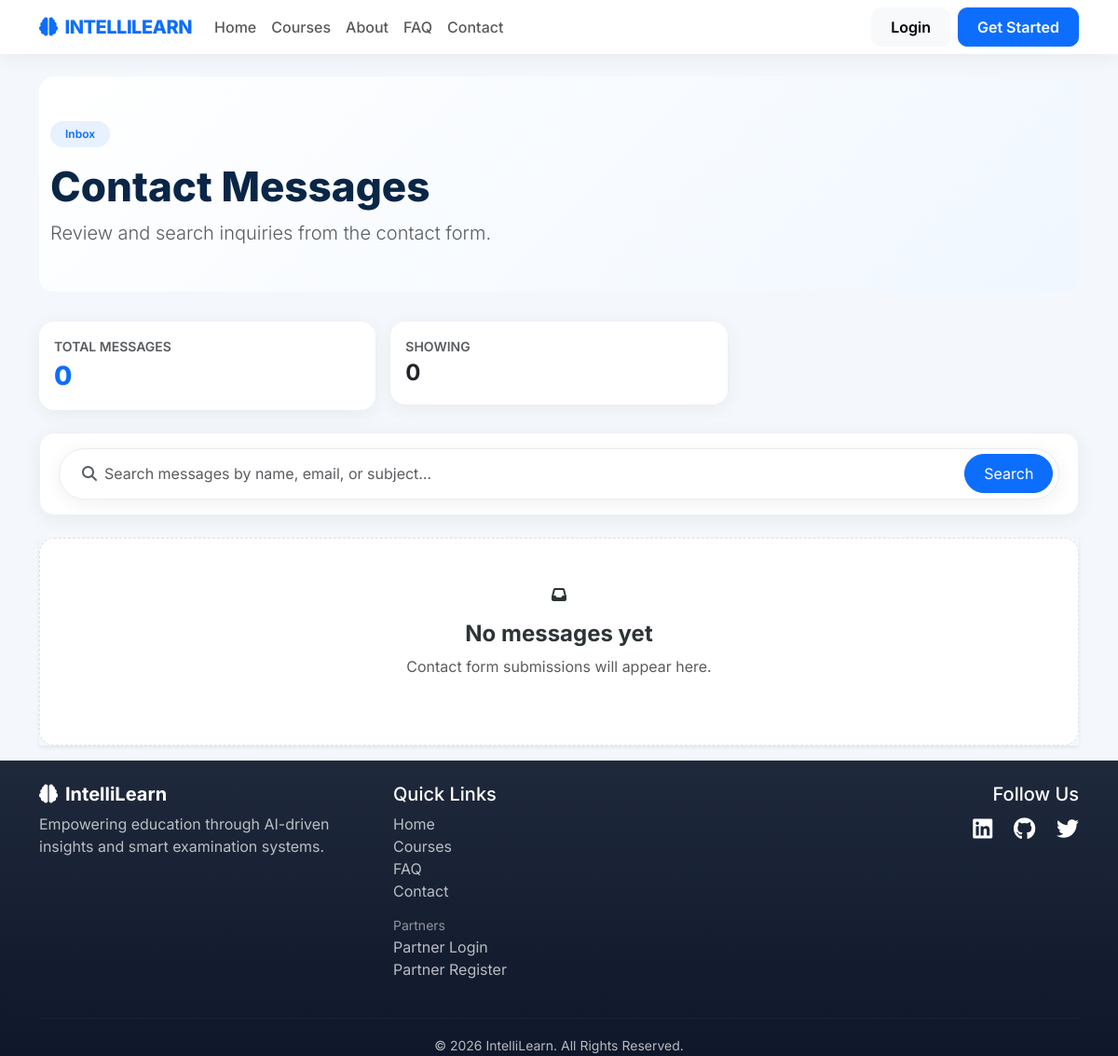
/contact-messages/, run on an earlier commit of the app's database.
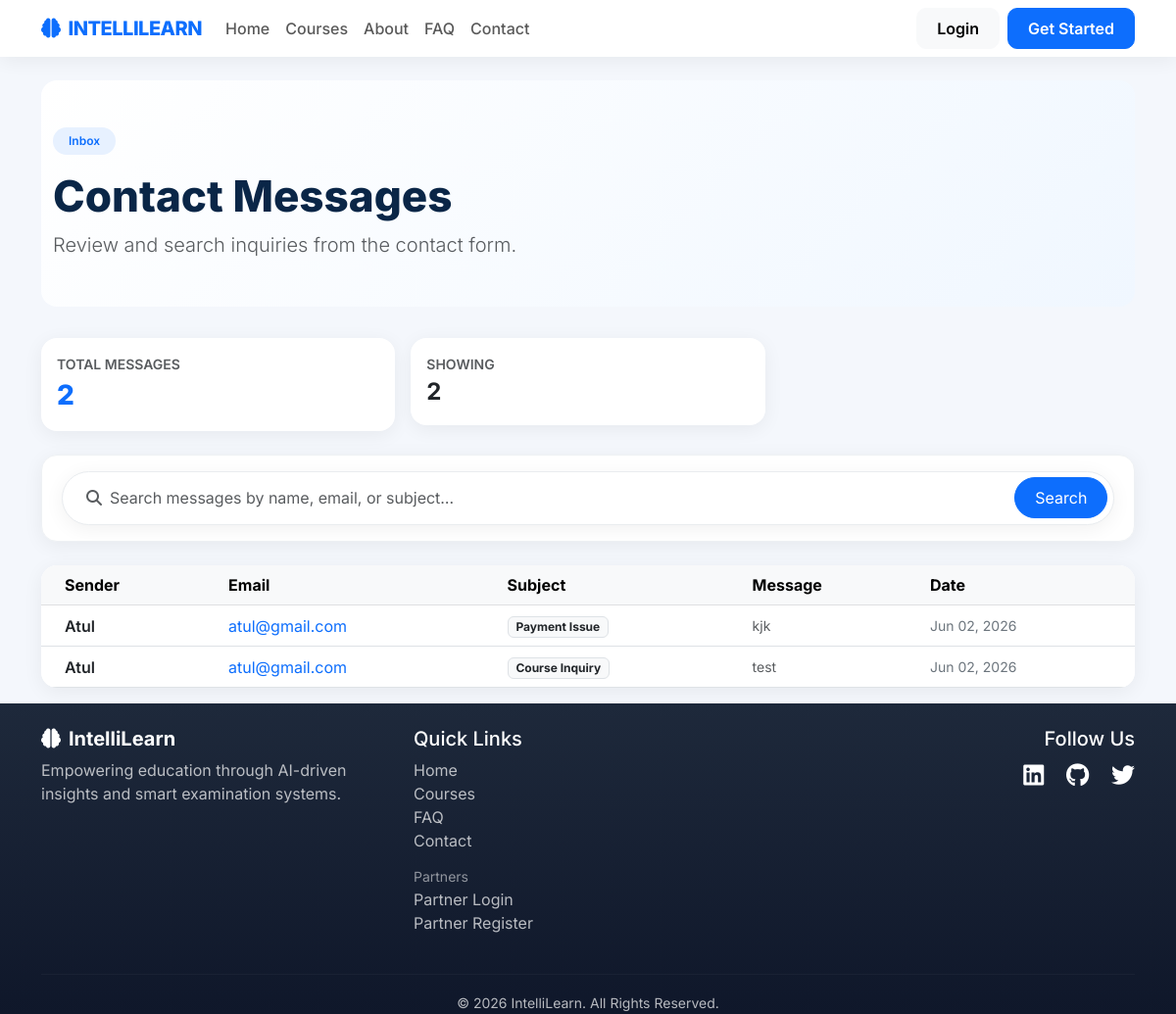
And on a later commit of the database.
### main/models.py (models this page shows, shortened)
class ContactMessage(models.Model):
    SUBJECT_CHOICES = [
        ('Technical Support', 'Technical Support'),
        ('Course Inquiry', 'Course Inquiry'),
        ('Payment Issue', 'Payment Issue'),
        ('Other', 'Other'),
    ]
    full_name = models.CharField(max_length=100)
    email = models.EmailField()
    subject = models.CharField(max_length=50, choices=SUBJECT_CHOICES)
    message = models.TextField()
    created_at = models.DateTimeField(auto_now_add=True)

### main/views.py (the view, shortened to what this page needs)
def contact_messages_list(request):
    from django.db.models import Q
    from main.utils import paginate, get_search_term, list_page_context
    queryset = ContactMessage.objects.all().order_by('-created_at')
    q = get_search_term(request)
    page_obj = paginate(request, queryset, per_page=12)
    context = list_page_context(request, page_obj, 'Search messages by name, email, or subject…')
    context['total_messages'] = ContactMessage.objects.count()
    return render(request, 'main/contact_messages_list.html', context)

### main/context_processors.py (called while the page is built)
def user_navigation(request):
    is_institute_user = False
    is_instructor_user = False
    is_student_user = False
    if request.user.is_authenticated:
        is_institute_user = Institute.objects.filter(user=request.user).exists()
        is_instructor_user = Instructor.objects.filter(user=request.user).exists()
        is_student_user = not is_institute_user and not is_instructor_user
    return {
        'is_institute_user': is_institute_user,
        'is_instructor_user': is_instructor_user,
        'is_student_user': is_student_user,
    }

### main/utils.py (called while the page is built)
def get_search_term(request, param='q'):
    return request.GET.get(param, '').strip()

def pagination_query_string(request, exclude=None):
    if exclude is None:
        exclude = {'page'}
    pairs = []
    for key in request.GET:
        if key in exclude:
            continue
        value = request.GET.get(key, '').strip()
        if value:
            pairs.append((key, value))
    return urlencode(pairs)

def paginate(request, queryset, per_page=10, page_param='page'):
    paginator = Paginator(queryset, per_page)
    page_number = request.GET.get(page_param, 1)
    try:
        return paginator.page(page_number)
    except PageNotAnInteger:
        return paginator.page(1)
    except EmptyPage:
        return paginator.page(paginator.num_pages)

def list_page_context(request, page_obj, search_placeholder='Search…'):
    q = get_search_term(request)
    return {
        'page_obj': page_obj,
        'q': q,
        'query_string': pagination_query_string(request),
        'search_placeholder': search_placeholder,
        'has_filters': bool(q),
    }

### main/templates/main/contact_messages_list.html (shortened to what this page needs)
{% extends 'main/base.html' %}
{% block content %}
{% include 'main/partials/page_hero.html' with hero_badge='Inbox' hero_title='Contact Messages' hero_subtitle='Review and search inquiries from the contact form.' %}
<div class="row g-3 mb-4 il-animate">
    <div class="col-md-4">
        <div class="card card-il p-3">
            <div class="text-muted small text-uppercase fw-semibold">Total messages</div>
            <div class="stat-number-il fs-3">{{ total_messages }}</div>
        </div>
    </div>
    <div class="col-md-4">
        <div class="card card-il p-3">
            <div class="text-muted small text-uppercase fw-semibold">Showing</div>
            <div class="fs-4 fw-bold">{{ page_obj.paginator.count }}</div>
        </div>
    </div>
</div>
{% include 'main/partials/list_toolbar.html' %}
{% if page_obj.object_list %}
<div class="card card-il overflow-hidden">
    <div class="table-responsive">
        <table class="table table-hover align-middle mb-0">
            <thead class="table-light">
                <tr>
                    <th class="ps-4">Sender</th>
                    <th>Email</th>
                    <th>Subject</th>
                    <th>Message</th>
                    <th>Date</th>
                </tr>
            </thead>
            <tbody>
                {% for msg in page_obj %}
                <tr class="il-animate-fade">
                    <td class="ps-4 fw-semibold">{{ msg.full_name }}</td>
                    <td><a href="mailto:{{ msg.email }}" class="text-decoration-none">{{ msg.email }}</a></td>
                    <td><span class="badge bg-light text-dark border">{{ msg.subject }}</span></td>
                    <td class="text-muted small">{{ msg.message|truncatechars:60 }}</td>
                    <td class="text-secondary small">{{ msg.created_at|date:"M d, Y" }}</td>
                </tr>
                {% endfor %}
            </tbody>
        </table>
    </div>
</div>
{% else %}
{% if not has_filters %}
<div class="shadow-sm">{% include 'main/partials/empty_state.html' with icon='fa-inbox' title='No messages yet' description='Contact form submissions will appear here.' %}</div>
{% endif %}
{% endif %}
{% endblock %}

### main/templates/main/base.html (shortened to what this page needs)
{% load static %}
<!DOCTYPE html>
<html lang="en">
<head>
    <link href="https://cdn.jsdelivr.net/npm/bootstrap@5.3.0/dist/css/bootstrap.min.css" rel="stylesheet">
    <link rel="stylesheet" href="https://cdnjs.cloudflare.com/ajax/libs/font-awesome/6.4.0/css/all.min.css">
    <link rel="stylesheet" href="{% static 'css/theme.css' %}">
</head>
<body>
    <nav class="navbar navbar-expand-lg navbar-light sticky-top navbar-il">
        <div class="container">
            <a class="navbar-brand text-primary" href="{% url 'home' %}">
                <i class="fas fa-brain me-2"></i>INTELLILEARN
            </a>
            <div class="collapse navbar-collapse" id="navbarNav">
                <ul class="navbar-nav me-auto">
                    <li class="nav-item">
                        <a class="nav-link {% if request.resolver_match.url_name == 'home' %}active{% endif %}" href="{% url 'home' %}">Home</a>
                    </li>
                    <li class="nav-item">
                        <a class="nav-link {% if request.resolver_match.url_name == 'course_list' %}active{% endif %}" href="{% url 'course_list' %}">Courses</a>
                    </li>
                    <li class="nav-item">
                        <a class="nav-link {% if request.resolver_match.url_name == 'about' %}active{% endif %}" href="{% url 'about' %}">About</a>
                    </li>
                    <li class="nav-item">
                        <a class="nav-link {% if request.resolver_match.url_name == 'faq' %}active{% endif %}" href="{% url 'faq' %}">FAQ</a>
                    </li>
                    <li class="nav-item">
                        <a class="nav-link {% if request.resolver_match.url_name == 'contact' %}active{% endif %}" href="{% url 'contact' %}">Contact</a>
                    </li>
                </ul>
                <div class="d-flex align-items-center auth-nav-group">
                    {% if user.is_authenticated %}
                        {% if is_institute_user %}
                        <a href="{% url 'institute_dashboard' %}" class="btn btn-outline-primary btn-auth"><i class="fas fa-building me-1"></i> Partner Dashboard</a>
                        <a href="{% url 'institute_logout_view' %}" class="btn btn-danger btn-auth">Logout</a>
                        {% elif is_instructor_user %}
                        <a href="{% url 'instructor_dashboard' %}" class="btn btn-outline-primary btn-auth"><i class="fas fa-chalkboard-teacher me-1"></i> Instructor Dashboard</a>
                        <a href="{% url 'logout' %}" class="btn btn-danger btn-auth">Logout</a>
                        {% else %}
                        <a href="{% url 'dashboard' %}" class="btn btn-outline-primary btn-auth"><i class="fas fa-columns me-1"></i> Dashboard</a>
                        <a href="{% url 'my_courses' %}" class="btn btn-light btn-auth">My Courses</a>
                        <a href="{% url 'logout' %}" class="btn btn-danger btn-auth">Logout</a>
                        {% endif %}
                    {% else %}
                    <a href="{% url 'login' %}" class="btn btn-light btn-auth">Login</a>
                    <a href="{% url 'registration' %}" class="btn btn-primary btn-auth">Get Started</a>
                    {% endif %}
                </div>
            </div>
        </div>
    </nav>
    <div class="{% block container_class %}container{% endblock %} content-wrapper">
        {% block content %}{% endblock %}
    </div>
    <footer class="footer footer-il mt-auto">
        <div class="container">
            <div class="row g-4">
                <div class="col-md-4">
                    <h5 class="fw-bold text-white footer-brand"><i class="fas fa-brain me-2"></i>IntelliLearn</h5>
                    <p class="text-white-50">Empowering education through AI-driven insights and smart examination systems.</p>
                </div>
                <div class="col-md-4">
                    <h5 class="text-white">Quick Links</h5>
                    <ul class="list-unstyled">
                        <li><a href="{% url 'home' %}" class="text-white-50 text-decoration-none">Home</a></li>
                        <li><a href="{% url 'course_list' %}" class="text-white-50 text-decoration-none">Courses</a></li>
                        <li><a href="{% url 'faq' %}" class="text-white-50 text-decoration-none">FAQ</a></li>
                        <li><a href="{% url 'contact' %}" class="text-white-50 text-decoration-none">Contact</a></li>
                        {% if is_instructor_user %}
                        <li class="pt-2"><a href="{% url 'instructor_dashboard' %}" class="text-white-50 text-decoration-none">Instructor Portal</a></li>
                        {% elif is_institute_user %}
                        <li class="pt-2"><a href="{% url 'institute_dashboard' %}" class="text-white-50 text-decoration-none">Partner Portal</a></li>
                        {% else %}
                        <li class="pt-2 mt-1"><span class="text-white-50 small opacity-75">Partners</span></li>
                        <li><a href="{% url 'institute_login_view' %}" class="text-white-50 text-decoration-none">Partner Login</a></li>
                        <li><a href="{% url 'institute_register' %}" class="text-white-50 text-decoration-none">Partner Register</a></li>
                        {% endif %}
                    </ul>
                </div>
                <div class="col-md-4 text-md-end">
                    <h5 class="text-white">Follow Us</h5>
                    <div class="fs-4">
                        <a href="#" class="text-white me-3"><i class="fab fa-linkedin"></i></a>
                        <a href="#" class="text-white me-3"><i class="fab fa-github"></i></a>
                        <a href="#" class="text-white"><i class="fab fa-twitter"></i></a>
                    </div>
                </div>
            </div>
            <hr class="mt-4 border-secondary">
            <div class="text-center text-white-50">
                <small>&copy; 2026 IntelliLearn. All Rights Reserved.</small>
            </div>
        </div>
    </footer>
</body>
</html>

### main/templates/main/partials/page_hero.html (shortened to what this page needs)
<section class="page-hero il-animate">
    <div class="container">
        <div class="row align-items-center">
            <div class="col-lg-{% if hero_action %}8{% else %}12{% endif %}">
                {% if hero_badge %}
                <span class="badge badge-il-soft mb-3 px-3 py-2 rounded-pill">{{ hero_badge }}</span>
                {% endif %}
                <h1 class="page-hero-title mb-2">{{ hero_title }}</h1>
                {% if hero_subtitle %}
                <p class="lead text-muted mb-0">{{ hero_subtitle }}</p>
                {% endif %}
            </div>
        </div>
    </div>
</section>

### main/templates/main/partials/list_toolbar.html (shortened to what this page needs)
<div class="list-toolbar-il d-flex flex-column flex-md-row align-items-md-center gap-3 mb-4 il-animate il-delay-1">
    <div class="flex-grow-1" style="max-width: 100%;">
        {% include 'main/partials/search_bar.html' %}
    </div>
</div>

### main/templates/main/partials/search_bar.html (shortened to what this page needs)
<form method="get" class="search-bar-il d-flex align-items-center gap-2 flex-grow-1" role="search">
    <i class="fas fa-search text-muted ms-1"></i>
    <input type="search"
           name="q"
           value="{{ q }}"
           placeholder="{{ search_placeholder|default:'Search…' }}"
           class="form-control border-0 shadow-none p-0"
           autocomplete="off">
    <button type="submit" class="btn btn-primary btn-search">
        Search
    </button>
</form>

### main/templates/main/partials/empty_state.html (shortened to what this page needs)
<div class="empty-state-card text-center py-5 px-4">
    <div class="empty-state-icon mb-3">
        <i class="fas {{ icon|default:'fa-inbox' }}"></i>
    </div>
    <h4 class="fw-bold mb-2">{{ title }}</h4>
    <p class="text-muted mb-4 mx-auto" style="max-width: 420px;">{{ description }}</p>
</div>

### static/css/theme.css (style rules this page uses)
:root { --il-primary: #0d6efd; --il-primary-dark: #0a2647; --il-gradient-soft: linear-gradient(135deg, #ffffff 0%, #f0f7ff 100%); --il-shadow-sm: 0 4px 20px rgba(0, 0, 0, 0.06); --il-shadow-md: 0 12px 40px rgba(13, 110, 253, 0.12); --il-radius: 16px; --il-transition: 0.3s cubic-bezier(0.4, 0, 0.2, 1); }
body { background: #f4f7fc; }
.il-animate { animation: ilFadeUp 0.6s ease forwards; opacity: 0; }
.il-animate-fade { animation: ilFadeIn 0.5s ease forwards; opacity: 0; }
.il-delay-1 { animation-delay: 0.1s; }
.navbar-il { box-shadow: var(--il-shadow-sm); background: rgba(255, 255, 255, 0.95) !important; backdrop-filter: blur(10px); }
.navbar-brand { font-weight: 800; letter-spacing: -0.5px; }
.nav-link { font-weight: 500; position: relative; transition: color var(--il-transition); }
.nav-link::after { content: ''; position: absolute; bottom: 0; left: 50%; width: 0; height: 2px; background: var(--il-primary); transition: width var(--il-transition), left var(--il-transition); }
.page-hero { padding: 3rem 0; background: var(--il-gradient-soft); border-radius: var(--il-radius); margin-bottom: 2rem; }
.page-hero-title { font-size: clamp(1.75rem, 4vw, 2.75rem); font-weight: 800; color: var(--il-primary-dark); line-height: 1.2; }
.badge-il-soft { background: #e7f1ff; color: var(--il-primary); font-weight: 600; }
.card-il { border: none; border-radius: var(--il-radius); box-shadow: var(--il-shadow-sm); transition: transform var(--il-transition), box-shadow var(--il-transition); background: #fff; }
.search-bar-il { background: #fff; border-radius: 50px; padding: 0.35rem 0.35rem 0.35rem 1.25rem; box-shadow: var(--il-shadow-sm); border: 1px solid #e9ecef; transition: box-shadow var(--il-transition), border-color var(--il-transition); }
.search-bar-il input { border: none; outline: none; flex: 1; min-width: 0; background: transparent; }
.search-bar-il .btn-search { border-radius: 50px; padding: 0.5rem 1.25rem; }
.list-toolbar-il { background: #fff; border-radius: var(--il-radius); padding: 1rem 1.25rem; box-shadow: var(--il-shadow-sm); border: 1px solid #eef1f4; }
.footer-il { background: linear-gradient(180deg, #1e293b 0%, #0f172a 100%); color: #f8fafc; }
.footer-il h5, .footer-il .footer-brand { color: #ffffff !important; }
.footer-il a:not(.btn) { color: rgba(255, 255, 255, 0.75); transition: color 0.2s ease; }
.footer-il .text-white-50 { color: rgba(255, 255, 255, 0.7) !important; }
.footer-il hr { border-color: rgba(255, 255, 255, 0.15) !important; }
.stat-number-il { font-size: 2.25rem; font-weight: 800; color: var(--il-primary); }

### main/templates/main/base.html (style rules this page uses)
body { font-family: 'Inter', sans-serif; color: #2d3436; }
.btn-auth { border-radius: 10px; padding: 8px 20px; font-weight: 600; }
.content-wrapper { min-height: 75vh; padding-top: 24px; padding-bottom: 40px; }
.auth-nav-group { gap: 0.5rem; }

What changed in the data, as far as the page shows it:
added ContactMessage: full_name "Atul", email "atul@gmail.com", subject "Payment Issue", message "kjk", created_at "Jun 02, 2026"
added ContactMessage: full_name "Atul", email "atul@gmail.com", subject "Course Inquiry", message "test", created_at "Jun 02, 2026"
Also different on the page:
{{ total_messages }}: "0" → "2"
{{ page_obj.paginator.count }}: "0" → "2"
{{ title }}: "No messages yet" → (not shown)
{{ description }}: "Contact form submissions will appear here." → (not shown)
text now shown: "Sender Email Subject Message Date"
